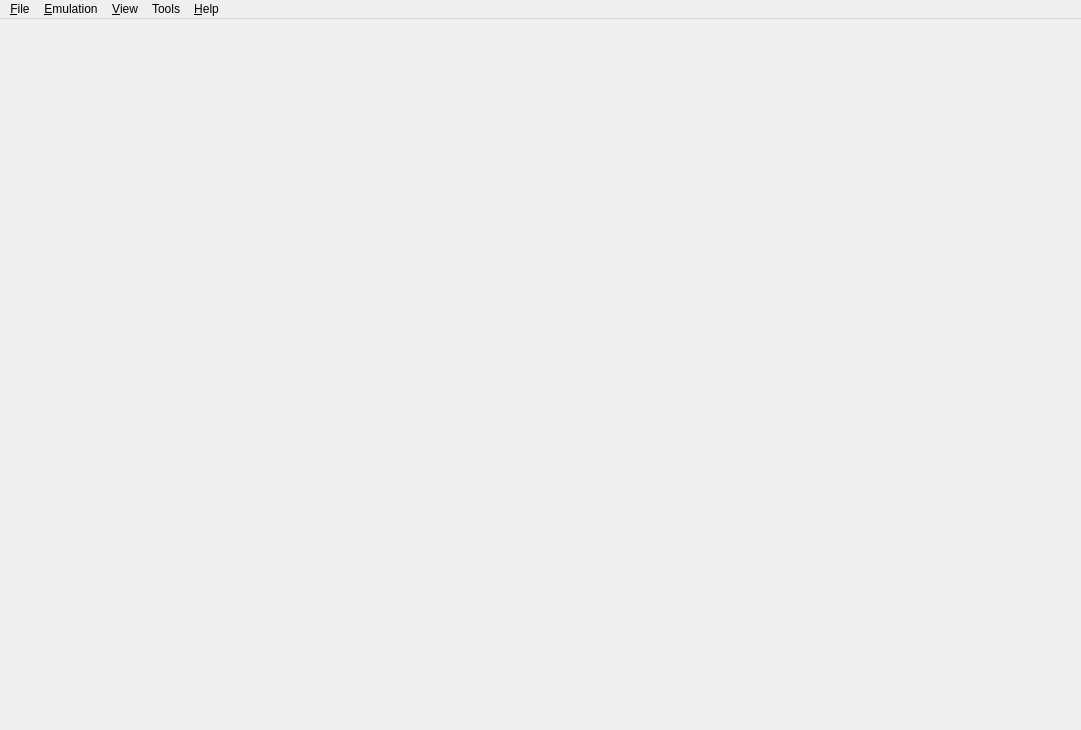
<?xml version="1.0" encoding="UTF-8"?>
<ui version="4.0">
 <class>MainWindow</class>
 <widget class="QMainWindow" name="MainWindow">
  <property name="geometry">
   <rect>
    <x>0</x>
    <y>0</y>
    <width>1081</width>
    <height>730</height>
   </rect>
  </property>
  <property name="windowTitle">
   <string>yuzu</string>
  </property>
  <property name="windowIcon">
   <iconset>
    <normaloff>src/pcafe/res/icon3_64x64.ico</normaloff>src/pcafe/res/icon3_64x64.ico</iconset>
  </property>
  <property name="tabShape">
   <enum>QTabWidget::Rounded</enum>
  </property>
  <property name="dockNestingEnabled">
   <bool>true</bool>
  </property>
  <widget class="QWidget" name="centralwidget">
   <layout class="QHBoxLayout" name="horizontalLayout">
    <property name="leftMargin">
     <number>0</number>
    </property>
    <property name="topMargin">
     <number>0</number>
    </property>
    <property name="rightMargin">
     <number>0</number>
    </property>
    <property name="bottomMargin">
     <number>0</number>
    </property>
   </layout>
  </widget>
  <widget class="QMenuBar" name="menubar">
   <property name="geometry">
    <rect>
     <x>0</x>
     <y>0</y>
     <width>1081</width>
     <height>21</height>
    </rect>
   </property>
   <widget class="QMenu" name="menu_File">
    <property name="title">
     <string>&amp;File</string>
    </property>
    <widget class="QMenu" name="menu_recent_files">
     <property name="title">
      <string>Recent Files</string>
     </property>
    </widget>
    <addaction name="action_Install_File_NAND"/>
    <addaction name="separator"/>
    <addaction name="action_Load_File"/>
    <addaction name="action_Load_Folder"/>
    <addaction name="separator"/>
    <addaction name="action_Select_Game_List_Root"/>
    <addaction name="menu_recent_files"/>
    <addaction name="separator"/>
    <addaction name="action_Select_NAND_Directory"/>
    <addaction name="action_Select_SDMC_Directory"/>
    <addaction name="separator"/>
    <addaction name="action_Load_Amiibo"/>
    <addaction name="separator"/>
    <addaction name="action_Exit"/>
   </widget>
   <widget class="QMenu" name="menu_Emulation">
    <property name="title">
     <string>&amp;Emulation</string>
    </property>
    <addaction name="action_Start"/>
    <addaction name="action_Pause"/>
    <addaction name="action_Stop"/>
    <addaction name="action_Restart"/>
    <addaction name="separator"/>
    <addaction name="action_Configure"/>
   </widget>
   <widget class="QMenu" name="menu_View">
    <property name="title">
     <string>&amp;View</string>
    </property>
    <widget class="QMenu" name="menu_View_Debugging">
     <property name="title">
      <string>Debugging</string>
     </property>
    </widget>
    <addaction name="action_Fullscreen"/>
    <addaction name="action_Single_Window_Mode"/>
    <addaction name="action_Display_Dock_Widget_Headers"/>
    <addaction name="action_Show_Filter_Bar"/>
    <addaction name="action_Show_Status_Bar"/>
    <addaction name="menu_View_Debugging"/>
   </widget>
   <widget class ="QMenu" name="menu_Tools">
    <property name="title">
     <string>Tools</string>
    </property>
    <addaction name="action_Rederive" />
   </widget>
   <widget class="QMenu" name="menu_Help">
    <property name="title">
     <string>&amp;Help</string>
    </property>
    <addaction name="action_Report_Compatibility"/>
    <addaction name="action_Open_yuzu_Folder"/>
    <addaction name="separator"/>
    <addaction name="action_About"/>
   </widget>
   <addaction name="menu_File"/>
   <addaction name="menu_Emulation"/>
   <addaction name="menu_View"/>
   <addaction name="menu_Tools" />
   <addaction name="menu_Help"/>
  </widget>
  <action name="action_Install_File_NAND">
   <property name="enabled">
    <bool>true</bool>
   </property>
   <property name="text">
    <string>Install File to NAND...</string>
   </property>
  </action>
  <action name="action_Load_File">
   <property name="text">
    <string>Load File...</string>
   </property>
  </action>
  <action name="action_Load_Folder">
   <property name="text">
    <string>Load Folder...</string>
   </property>
  </action>
  <action name="action_Load_Symbol_Map">
   <property name="text">
    <string>Load Symbol Map...</string>
   </property>
  </action>
  <action name="action_Exit">
   <property name="text">
    <string>E&amp;xit</string>
   </property>
  </action>
  <action name="action_Start">
   <property name="enabled">
    <bool>false</bool>
   </property>
   <property name="text">
    <string>&amp;Start</string>
   </property>
  </action>
  <action name="action_Pause">
   <property name="enabled">
    <bool>false</bool>
   </property>
   <property name="text">
    <string>&amp;Pause</string>
   </property>
  </action>
  <action name="action_Stop">
   <property name="enabled">
    <bool>false</bool>
   </property>
   <property name="text">
    <string>&amp;Stop</string>
   </property>
  </action>
   <action name="action_Rederive">
     <property name="text">
       <string>Reinitialize keys...</string>
     </property>
   </action>
  <action name="action_About">
   <property name="text">
    <string>About yuzu</string>
   </property>
  </action>
  <action name="action_Single_Window_Mode">
   <property name="checkable">
    <bool>true</bool>
   </property>
   <property name="text">
    <string>Single Window Mode</string>
   </property>
  </action>
  <action name="action_Configure">
   <property name="text">
    <string>Configure...</string>
   </property>
  </action>
  <action name="action_Display_Dock_Widget_Headers">
   <property name="checkable">
    <bool>true</bool>
   </property>
   <property name="text">
    <string>Display Dock Widget Headers</string>
   </property>
  </action>
  <action name="action_Show_Filter_Bar">
   <property name="checkable">
    <bool>true</bool>
   </property>
   <property name="text">
    <string>Show Filter Bar</string>
   </property>
  </action>
  <action name="action_Show_Status_Bar">
   <property name="checkable">
    <bool>true</bool>
   </property>
   <property name="text">
    <string>Show Status Bar</string>
   </property>
  </action>
  <action name="action_Select_Game_List_Root">
   <property name="text">
    <string>Select Game Directory...</string>
   </property>
   <property name="toolTip">
    <string>Selects a folder to display in the game list</string>
   </property>
  </action>
  <action name="action_Select_NAND_Directory">
   <property name="text">
    <string>Select NAND Directory...</string>
   </property>
   <property name="toolTip">
    <string>Selects a folder to use as the root of the emulated NAND</string>
   </property>
  </action>
  <action name="action_Select_SDMC_Directory">
   <property name="text">
    <string>Select SD Card Directory...</string>
   </property>
   <property name="toolTip">
    <string>Selects a folder to use as the root of the emulated SD card</string>
   </property>
  </action>
  <action name="action_Fullscreen">
   <property name="checkable">
    <bool>true</bool>
   </property>
   <property name="text">
    <string>Fullscreen</string>
   </property>
  </action>
   <action name="action_Restart">
     <property name="enabled">
       <bool>false</bool>
     </property>
     <property name="text">
       <string>Restart</string>
     </property>
   </action>
  <action name="action_Load_Amiibo">
    <property name="enabled">
      <bool>false</bool>
    </property>
    <property name="text">
      <string>Load Amiibo...</string>
    </property>
  </action>
   <action name="action_Report_Compatibility">
     <property name="enabled">
       <bool>false</bool>
     </property>
     <property name="text">
       <string>Report Compatibility</string>
     </property>
     <property name="visible">
       <bool>false</bool>
     </property>
   </action>
  <action name="action_Open_yuzu_Folder">
   <property name="text">
    <string>Open yuzu Folder</string>
   </property>
  </action>
 </widget>
 <resources/>
 <connections/>
</ui>
